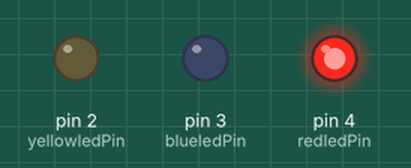
Bench run of a sketch on a simulated Arduino Uno, built with avr-gcc and run on an emulated ATmega328P. Parts: output pins drawn as LEDs (lit = HIGH). Pins used as bus, display or sensor lines are not drawn.

Above: at 0.5 s.
At 4.5 s:
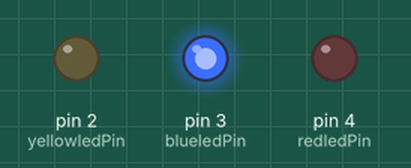
At 8.5 s:
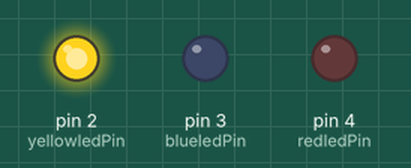
At 18.5 s:
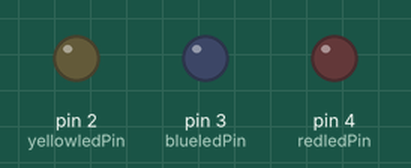
Timing chart, 0 to 20.8 s (numbered marks = the images above):
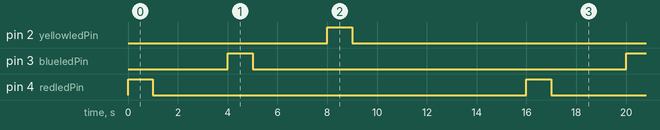

Measured:
- by itself, pin 2 (yellowledPin), pin 3 (blueledPin), pin 4 (redledPin): alternates HIGH for 1.0 s and LOW for 15.0 s
- by itself, everything shown: repeats every 16.0 s, in 6 steps

The sketch:

lightGradient.ino
```cpp
int redledPin = 4;
int blueledPin = 3;
int yellowledPin = 2;
int greenledPin = 1;

void setup() {
  Serial.begin(9600); // initializes the serial port with a baud rate of 9600
  pinMode(redledPin,OUTPUT);
  pinMode(blueledPin,OUTPUT);
  pinMode(yellowledPin,OUTPUT);
  pinMode(greenledPin,OUTPUT);
}
void loop() {
  digitalWrite(redledPin, HIGH);
  delay(1000); //delay of 1 second
  digitalWrite(redledPin, LOW);
  delay(3000); //delay of 1 second
  digitalWrite(blueledPin, HIGH);
  delay(1000); //delay of 1 second
  digitalWrite(blueledPin, LOW);
  delay(3000); //delay of 1 second
  digitalWrite(yellowledPin, HIGH);
  delay(1000); //delay of 1 second
  digitalWrite(yellowledPin, LOW);
  delay(3000); //delay of 1 second
  digitalWrite(greenledPin, HIGH);
  delay(1000); //delay of 1 second
  digitalWrite(greenledPin, LOW);
  delay(3000); //delay of 1 second
}
```
